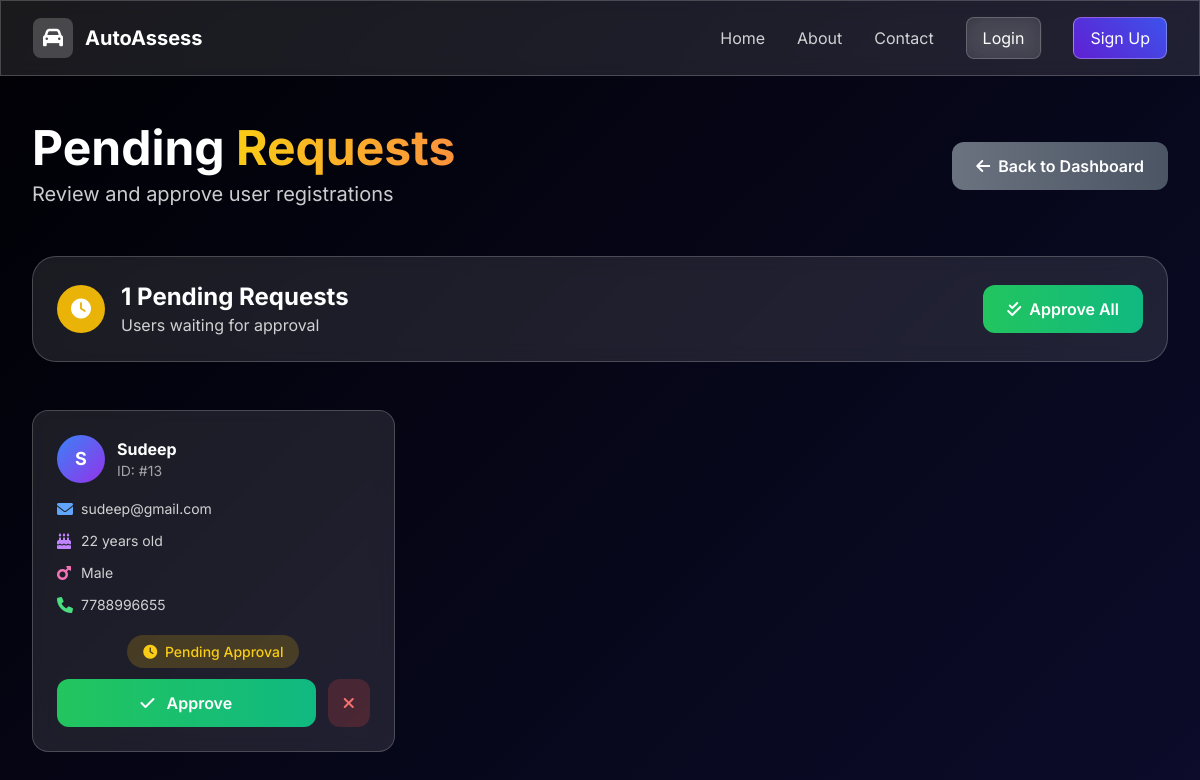
The app's page /view_requests with its own data.
### app.py (models this page shows)
class User(db.Model, UserMixin):
    id = db.Column(db.Integer, primary_key=True)
    username = db.Column(db.String(150), unique=True, nullable=False)
    email = db.Column(db.String(150), unique=True, nullable=False)
    password = db.Column(db.String(150), nullable=False)
    age = db.Column(db.Integer, nullable=False)
    gender = db.Column(db.String(1), nullable=False)
    mobile = db.Column(db.String(15), nullable=False)
    user_status = db.Column(db.String(10), default='Pending')
    vehicle_damages = db.relationship('VehicleDamage', backref='user', lazy=True)

### app.py (the view)
@app.route('/view_requests')
def view_requests(): return render_template('view_requests.html', data=User.query.filter_by(user_status='Pending').all())

### app.py (called while the page is built)
@app.context_processor
def inject_env():
    return {
        'GMAP_API_URL': os.environ.get('GMAP_API_KEY')
    }

@app.context_processor
def inject_user(): return dict(current_user=current_user)

### templates/view_requests.html (shortened to what this page needs)
{% extends "base.html" %}
{% block content %}
<section class="min-h-screen px-4 sm:px-6 lg:px-8 py-12">
    <div class="max-w-7xl mx-auto">
        <div class="flex justify-between items-center mb-12 slide-in">
            <div>
                <h1 class="text-4xl lg:text-5xl font-bold text-white mb-2">
                    Pending <span class="bg-gradient-to-r from-yellow-400 to-orange-400 bg-clip-text text-transparent">Requests</span>
                </h1>
                <p class="text-xl text-white/80">Review and approve user registrations</p>
            </div>
            <a href="{{ url_for('admin') }}"
               class="bg-gradient-to-r from-gray-500 to-gray-600 hover:from-gray-600 hover:to-gray-700 text-white px-6 py-3 rounded-xl font-semibold transition-all duration-300 inline-flex items-center">
                <i class="fas fa-arrow-left mr-2"></i>
                Back to Dashboard
            </a>
        </div>
        {% if data %}
            <div class="glass-effect rounded-3xl p-6 mb-12 slide-in">
                <div class="flex items-center justify-between">
                    <div class="flex items-center space-x-4">
                        <div class="w-12 h-12 bg-yellow-500 rounded-full flex items-center justify-center">
                            <i class="fas fa-clock text-white text-xl"></i>
                        </div>
                        <div>
                            <h2 class="text-2xl font-bold text-white">{{ data|length }} Pending Requests</h2>
                            <p class="text-white/80">Users waiting for approval</p>
                        </div>
                    </div>
                    <button onclick="approveAll()"
                            class="bg-gradient-to-r from-green-500 to-emerald-500 hover:from-green-600 hover:to-emerald-600 text-white px-6 py-3 rounded-xl font-semibold transition-all duration-300 inline-flex items-center">
                        <i class="fas fa-check-double mr-2"></i>
                        Approve All
                    </button>
                </div>
            </div>
            <div class="grid grid-cols-1 md:grid-cols-2 lg:grid-cols-3 gap-6">
                {% for user in data %}
                    <div class="glass-effect rounded-2xl p-6 hover-glow slide-in" style="animation-delay: {{ loop.index0 * 0.1 }}s;">
                        <div class="flex items-center mb-4">
                            <div class="w-12 h-12 bg-gradient-to-br from-blue-500 to-purple-600 rounded-full flex items-center justify-center mr-3">
                                <span class="text-white font-bold text-lg">{{ user.username[0]|upper }}</span>
                            </div>
                            <div>
                                <h3 class="text-white font-bold">{{ user.username }}</h3>
                                <p class="text-white/60 text-sm">ID: #{{ user.id }}</p>
                            </div>
                        </div>
                        <div class="space-y-3 mb-6">
                            <div class="flex items-center space-x-2">
                                <i class="fas fa-envelope text-blue-400 w-4"></i>
                                <span class="text-white/80 text-sm">{{ user.email }}</span>
                            </div>
                            <div class="flex items-center space-x-2">
                                <i class="fas fa-birthday-cake text-purple-400 w-4"></i>
                                <span class="text-white/80 text-sm">{{ user.age }} years old</span>
                            </div>
                            <div class="flex items-center space-x-2">
                                <i class="fas fa-{{ 'mars' if user.gender == 'M' else 'venus' }} text-pink-400 w-4"></i>
                                <span class="text-white/80 text-sm">{{ 'Male' if user.gender == 'M' else 'Female' }}</span>
                            </div>
                            <div class="flex items-center space-x-2">
                                <i class="fas fa-phone text-green-400 w-4"></i>
                                <span class="text-white/80 text-sm">{{ user.mobile }}</span>
                            </div>
                        </div>
                        <div class="text-center mb-4">
                            <span class="px-4 py-2 bg-yellow-500/20 text-yellow-400 rounded-full text-sm font-medium">
                                <i class="fas fa-clock mr-1"></i>
                                Pending Approval
                            </span>
                        </div>
                        <div class="flex space-x-3">
                            <a href="{{ url_for('update_status', id=user.id) }}"
                               class="flex-1 bg-gradient-to-r from-green-500 to-emerald-500 hover:from-green-600 hover:to-emerald-600 text-white py-3 rounded-xl font-semibold transition-all duration-300 text-center">
                                <i class="fas fa-check mr-2"></i>
                                Approve
                            </a>
                            <button onclick="deleteUser({{ user.id }})"
                                    class="bg-red-500/20 hover:bg-red-500/30 text-red-400 px-4 py-3 rounded-xl font-semibold transition-all duration-300">
                                <i class="fas fa-times"></i>
                            </button>
                        </div>
                    </div>
                {% endfor %}
            </div>
        {% endif %}
    </div>
</section>
{% endblock %}

### templates/base.html (style rules this page uses)
body { font-family: 'Inter', sans-serif; }
.galaxy-bg { background: linear-gradient(135deg, #000004, #101038, #1d094a, #04020c); background-size: 400% 400%; animation: moveGradient 10s ease infinite alternate; position: relative; min-height: 100vh; }
.glass-effect { background: rgba(255, 255, 255, 0.1); backdrop-filter: blur(10px); border: 1px solid rgba(255, 255, 255, 0.2); position: relative; z-index: 10; }
.slide-in { animation: slideIn 0.6s ease-out; }

### records on screen
User: username "S", username "Sudeep", id "13", email "sudeep@gmail.com", age "22", gender "Male", mobile "7788996655"

### other values on screen
{{ data|length }} "1"
